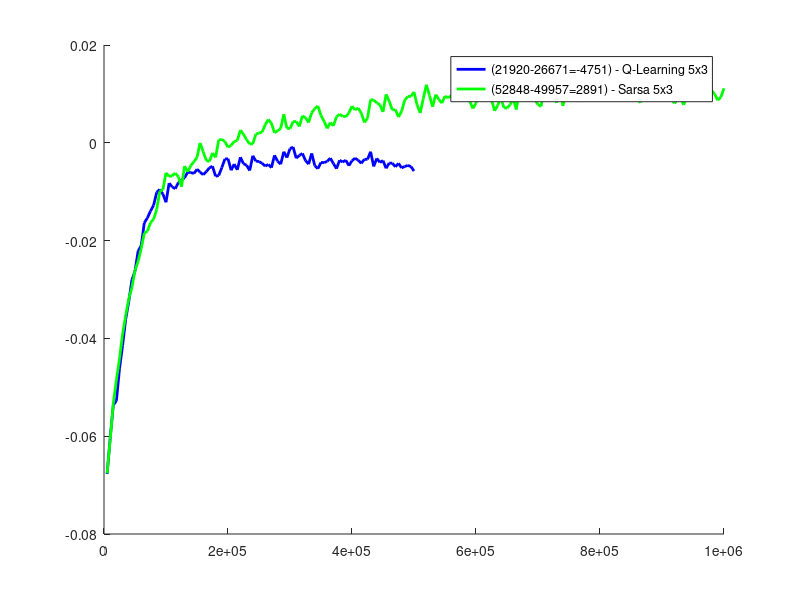

The MATLAB source for this figure:
cores = ['b- '; 'g- '; 'r- '; 'c- '; 'k- '; 'b--'; 'g--'; 'r--'; 'c--'; 'k--'; 'b-.'; 'g-.'; 'r-.'; 'c-.'; 'k-.'];
index = 0;

% Precisao no grafico, quanto menor o valor maior a precisao
nY = 5000;

legenda = cell(0,0);

figure
hold on

load Data/goalsUmVsUm_QLearning5x3.mat
index=index+1; legenda{index} = ['(' int2str(sum(recompensa(:)>0)/p) '-' int2str(sum(recompensa(:)<0)/p) '=' int2str(sum(recompensa(:))/p) ') - Q-Learning 5x3'];
nX = length(recompensa)/nY;plot(nY:nY:nY*nX,mean(reshape(recompensa(1:p,:),p*nY,nX)),cores(mod(index-1,length(cores))+1,:),'linewidth',2);

load Data/goalsUmVsUm_Sarsa5x3.mat
index=index+1; legenda{index} = ['(' int2str(sum(recompensa(:)>0)/p) '-' int2str(sum(recompensa(:)<0)/p) '=' int2str(sum(recompensa(:))/p) ') - Sarsa 5x3'];
nX = length(recompensa)/nY;plot(nY:nY:nY*nX,mean(reshape(recompensa(1:p,:),p*nY,nX)),cores(mod(index-1,length(cores))+1,:),'linewidth',2);

legend(legenda)